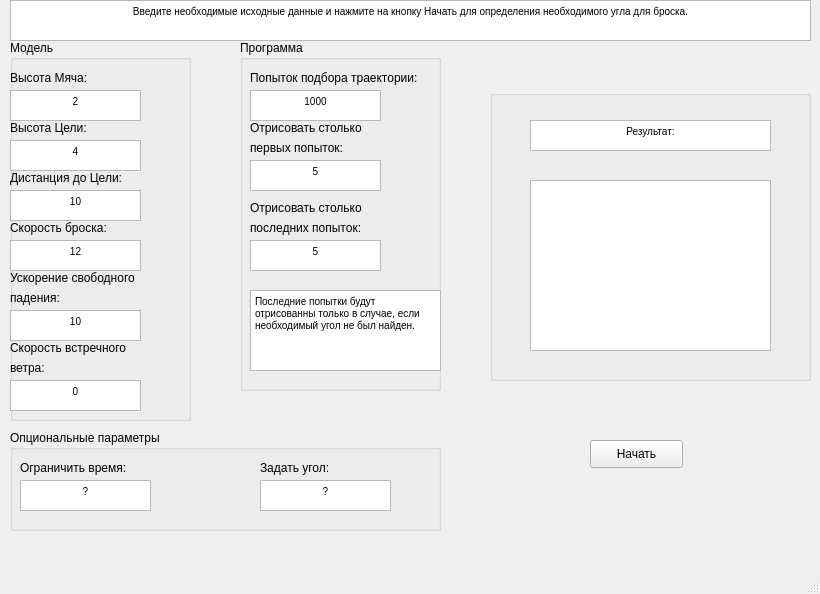
<?xml version="1.0" encoding="UTF-8"?>
<ui version="4.0">
 <class>MainWindow</class>
 <widget class="QMainWindow" name="MainWindow">
  <property name="geometry">
   <rect>
    <x>0</x>
    <y>0</y>
    <width>820</width>
    <height>594</height>
   </rect>
  </property>
  <property name="windowTitle">
   <string>Математическая модель</string>
  </property>
  <widget class="QWidget" name="centralwidget">
   <widget class="QTextBrowser" name="textBrowser">
    <property name="geometry">
     <rect>
      <x>10</x>
      <y>0</y>
      <width>801</width>
      <height>41</height>
     </rect>
    </property>
    <property name="html">
     <string>&lt;!DOCTYPE HTML PUBLIC &quot;-//W3C//DTD HTML 4.0//EN&quot; &quot;http://www.w3.org/TR/REC-html40/strict.dtd&quot;&gt;
&lt;html&gt;&lt;head&gt;&lt;meta name=&quot;qrichtext&quot; content=&quot;1&quot; /&gt;&lt;style type=&quot;text/css&quot;&gt;
p, li { white-space: pre-wrap; }
&lt;/style&gt;&lt;/head&gt;&lt;body style=&quot; font-family:'MS Shell Dlg 2'; font-size:7.8pt; font-weight:400; font-style:normal;&quot;&gt;
&lt;p align=&quot;center&quot; style=&quot; margin-top:0px; margin-bottom:0px; margin-left:0px; margin-right:0px; -qt-block-indent:0; text-indent:0px;&quot;&gt;Введите необходимые исходные данные и нажмите на кнопку Начать для определения необходимого угла для броска.&lt;/p&gt;&lt;/body&gt;&lt;/html&gt;</string>
    </property>
   </widget>
   <widget class="QPushButton" name="pushButton">
    <property name="geometry">
     <rect>
      <x>590</x>
      <y>440</y>
      <width>93</width>
      <height>28</height>
     </rect>
    </property>
    <property name="text">
     <string>Начать</string>
    </property>
   </widget>
   <widget class="QGroupBox" name="groupBox">
    <property name="geometry">
     <rect>
      <x>10</x>
      <y>40</y>
      <width>181</width>
      <height>381</height>
     </rect>
    </property>
    <property name="title">
     <string>Модель</string>
    </property>
    <widget class="QTextEdit" name="textEdit_BallHeight">
     <property name="geometry">
      <rect>
       <x>0</x>
       <y>50</y>
       <width>131</width>
       <height>31</height>
      </rect>
     </property>
     <property name="html">
      <string>&lt;!DOCTYPE HTML PUBLIC &quot;-//W3C//DTD HTML 4.0//EN&quot; &quot;http://www.w3.org/TR/REC-html40/strict.dtd&quot;&gt;
&lt;html&gt;&lt;head&gt;&lt;meta name=&quot;qrichtext&quot; content=&quot;1&quot; /&gt;&lt;style type=&quot;text/css&quot;&gt;
p, li { white-space: pre-wrap; }
&lt;/style&gt;&lt;/head&gt;&lt;body style=&quot; font-family:'MS Shell Dlg 2'; font-size:7.8pt; font-weight:400; font-style:normal;&quot;&gt;
&lt;p align=&quot;center&quot; style=&quot; margin-top:0px; margin-bottom:0px; margin-left:0px; margin-right:0px; -qt-block-indent:0; text-indent:0px;&quot;&gt;2&lt;/p&gt;&lt;/body&gt;&lt;/html&gt;</string>
     </property>
    </widget>
    <widget class="QLabel" name="label">
     <property name="geometry">
      <rect>
       <x>0</x>
       <y>30</y>
       <width>91</width>
       <height>16</height>
      </rect>
     </property>
     <property name="text">
      <string>Высота Мяча:</string>
     </property>
    </widget>
    <widget class="QLabel" name="label_2">
     <property name="geometry">
      <rect>
       <x>0</x>
       <y>80</y>
       <width>91</width>
       <height>16</height>
      </rect>
     </property>
     <property name="text">
      <string>Высота Цели:</string>
     </property>
    </widget>
    <widget class="QTextEdit" name="textEdit_TargetHeight">
     <property name="geometry">
      <rect>
       <x>0</x>
       <y>100</y>
       <width>131</width>
       <height>31</height>
      </rect>
     </property>
     <property name="html">
      <string>&lt;!DOCTYPE HTML PUBLIC &quot;-//W3C//DTD HTML 4.0//EN&quot; &quot;http://www.w3.org/TR/REC-html40/strict.dtd&quot;&gt;
&lt;html&gt;&lt;head&gt;&lt;meta name=&quot;qrichtext&quot; content=&quot;1&quot; /&gt;&lt;style type=&quot;text/css&quot;&gt;
p, li { white-space: pre-wrap; }
&lt;/style&gt;&lt;/head&gt;&lt;body style=&quot; font-family:'MS Shell Dlg 2'; font-size:7.8pt; font-weight:400; font-style:normal;&quot;&gt;
&lt;p align=&quot;center&quot; style=&quot; margin-top:0px; margin-bottom:0px; margin-left:0px; margin-right:0px; -qt-block-indent:0; text-indent:0px;&quot;&gt;4&lt;/p&gt;&lt;/body&gt;&lt;/html&gt;</string>
     </property>
    </widget>
    <widget class="QLabel" name="label_3">
     <property name="geometry">
      <rect>
       <x>0</x>
       <y>130</y>
       <width>131</width>
       <height>16</height>
      </rect>
     </property>
     <property name="text">
      <string>Дистанция до Цели:</string>
     </property>
    </widget>
    <widget class="QTextEdit" name="textEdit_TargetDistance">
     <property name="geometry">
      <rect>
       <x>0</x>
       <y>150</y>
       <width>131</width>
       <height>31</height>
      </rect>
     </property>
     <property name="html">
      <string>&lt;!DOCTYPE HTML PUBLIC &quot;-//W3C//DTD HTML 4.0//EN&quot; &quot;http://www.w3.org/TR/REC-html40/strict.dtd&quot;&gt;
&lt;html&gt;&lt;head&gt;&lt;meta name=&quot;qrichtext&quot; content=&quot;1&quot; /&gt;&lt;style type=&quot;text/css&quot;&gt;
p, li { white-space: pre-wrap; }
&lt;/style&gt;&lt;/head&gt;&lt;body style=&quot; font-family:'MS Shell Dlg 2'; font-size:7.8pt; font-weight:400; font-style:normal;&quot;&gt;
&lt;p align=&quot;center&quot; style=&quot; margin-top:0px; margin-bottom:0px; margin-left:0px; margin-right:0px; -qt-block-indent:0; text-indent:0px;&quot;&gt;10&lt;/p&gt;&lt;/body&gt;&lt;/html&gt;</string>
     </property>
    </widget>
    <widget class="QLabel" name="label_4">
     <property name="geometry">
      <rect>
       <x>0</x>
       <y>180</y>
       <width>111</width>
       <height>16</height>
      </rect>
     </property>
     <property name="text">
      <string>Скорость броска:</string>
     </property>
    </widget>
    <widget class="QTextEdit" name="textEdit_Speed">
     <property name="geometry">
      <rect>
       <x>0</x>
       <y>200</y>
       <width>131</width>
       <height>31</height>
      </rect>
     </property>
     <property name="html">
      <string>&lt;!DOCTYPE HTML PUBLIC &quot;-//W3C//DTD HTML 4.0//EN&quot; &quot;http://www.w3.org/TR/REC-html40/strict.dtd&quot;&gt;
&lt;html&gt;&lt;head&gt;&lt;meta name=&quot;qrichtext&quot; content=&quot;1&quot; /&gt;&lt;style type=&quot;text/css&quot;&gt;
p, li { white-space: pre-wrap; }
&lt;/style&gt;&lt;/head&gt;&lt;body style=&quot; font-family:'MS Shell Dlg 2'; font-size:7.8pt; font-weight:400; font-style:normal;&quot;&gt;
&lt;p align=&quot;center&quot; style=&quot; margin-top:0px; margin-bottom:0px; margin-left:0px; margin-right:0px; -qt-block-indent:0; text-indent:0px;&quot;&gt;12&lt;/p&gt;&lt;/body&gt;&lt;/html&gt;</string>
     </property>
    </widget>
    <widget class="QLabel" name="label_5">
     <property name="geometry">
      <rect>
       <x>0</x>
       <y>230</y>
       <width>171</width>
       <height>16</height>
      </rect>
     </property>
     <property name="text">
      <string>Ускорение свободного</string>
     </property>
    </widget>
    <widget class="QTextEdit" name="textEdit_G">
     <property name="geometry">
      <rect>
       <x>0</x>
       <y>270</y>
       <width>131</width>
       <height>31</height>
      </rect>
     </property>
     <property name="html">
      <string>&lt;!DOCTYPE HTML PUBLIC &quot;-//W3C//DTD HTML 4.0//EN&quot; &quot;http://www.w3.org/TR/REC-html40/strict.dtd&quot;&gt;
&lt;html&gt;&lt;head&gt;&lt;meta name=&quot;qrichtext&quot; content=&quot;1&quot; /&gt;&lt;style type=&quot;text/css&quot;&gt;
p, li { white-space: pre-wrap; }
&lt;/style&gt;&lt;/head&gt;&lt;body style=&quot; font-family:'MS Shell Dlg 2'; font-size:7.8pt; font-weight:400; font-style:normal;&quot;&gt;
&lt;p align=&quot;center&quot; style=&quot; margin-top:0px; margin-bottom:0px; margin-left:0px; margin-right:0px; -qt-block-indent:0; text-indent:0px;&quot;&gt;10&lt;/p&gt;&lt;/body&gt;&lt;/html&gt;</string>
     </property>
    </widget>
    <widget class="QLabel" name="label_7">
     <property name="geometry">
      <rect>
       <x>0</x>
       <y>250</y>
       <width>171</width>
       <height>16</height>
      </rect>
     </property>
     <property name="text">
      <string>падения:</string>
     </property>
    </widget>
    <widget class="QTextEdit" name="textEdit_Wind">
     <property name="geometry">
      <rect>
       <x>0</x>
       <y>340</y>
       <width>131</width>
       <height>31</height>
      </rect>
     </property>
     <property name="html">
      <string>&lt;!DOCTYPE HTML PUBLIC &quot;-//W3C//DTD HTML 4.0//EN&quot; &quot;http://www.w3.org/TR/REC-html40/strict.dtd&quot;&gt;
&lt;html&gt;&lt;head&gt;&lt;meta name=&quot;qrichtext&quot; content=&quot;1&quot; /&gt;&lt;style type=&quot;text/css&quot;&gt;
p, li { white-space: pre-wrap; }
&lt;/style&gt;&lt;/head&gt;&lt;body style=&quot; font-family:'MS Shell Dlg 2'; font-size:7.8pt; font-weight:400; font-style:normal;&quot;&gt;
&lt;p align=&quot;center&quot; style=&quot; margin-top:0px; margin-bottom:0px; margin-left:0px; margin-right:0px; -qt-block-indent:0; text-indent:0px;&quot;&gt;0&lt;/p&gt;&lt;/body&gt;&lt;/html&gt;</string>
     </property>
    </widget>
    <widget class="QLabel" name="label_13">
     <property name="geometry">
      <rect>
       <x>0</x>
       <y>300</y>
       <width>131</width>
       <height>16</height>
      </rect>
     </property>
     <property name="text">
      <string>Скорость встречного</string>
     </property>
    </widget>
    <widget class="QLabel" name="label_15">
     <property name="geometry">
      <rect>
       <x>0</x>
       <y>320</y>
       <width>131</width>
       <height>16</height>
      </rect>
     </property>
     <property name="text">
      <string>ветра:</string>
     </property>
    </widget>
   </widget>
   <widget class="QGroupBox" name="groupBox_2">
    <property name="geometry">
     <rect>
      <x>240</x>
      <y>40</y>
      <width>201</width>
      <height>351</height>
     </rect>
    </property>
    <property name="title">
     <string>Программа</string>
    </property>
    <widget class="QTextEdit" name="textEdit_TriesRestriction">
     <property name="geometry">
      <rect>
       <x>10</x>
       <y>50</y>
       <width>131</width>
       <height>31</height>
      </rect>
     </property>
     <property name="html">
      <string>&lt;!DOCTYPE HTML PUBLIC &quot;-//W3C//DTD HTML 4.0//EN&quot; &quot;http://www.w3.org/TR/REC-html40/strict.dtd&quot;&gt;
&lt;html&gt;&lt;head&gt;&lt;meta name=&quot;qrichtext&quot; content=&quot;1&quot; /&gt;&lt;style type=&quot;text/css&quot;&gt;
p, li { white-space: pre-wrap; }
&lt;/style&gt;&lt;/head&gt;&lt;body style=&quot; font-family:'MS Shell Dlg 2'; font-size:7.8pt; font-weight:400; font-style:normal;&quot;&gt;
&lt;p align=&quot;center&quot; style=&quot; margin-top:0px; margin-bottom:0px; margin-left:0px; margin-right:0px; -qt-block-indent:0; text-indent:0px;&quot;&gt;1000&lt;/p&gt;&lt;/body&gt;&lt;/html&gt;</string>
     </property>
    </widget>
    <widget class="QLabel" name="label_6">
     <property name="geometry">
      <rect>
       <x>10</x>
       <y>30</y>
       <width>191</width>
       <height>16</height>
      </rect>
     </property>
     <property name="text">
      <string>Попыток подбора траектории:</string>
     </property>
    </widget>
    <widget class="QLabel" name="label_8">
     <property name="geometry">
      <rect>
       <x>10</x>
       <y>80</y>
       <width>191</width>
       <height>16</height>
      </rect>
     </property>
     <property name="text">
      <string>Отрисовать столько </string>
     </property>
    </widget>
    <widget class="QTextEdit" name="textEdit_DrawFirst">
     <property name="geometry">
      <rect>
       <x>10</x>
       <y>120</y>
       <width>131</width>
       <height>31</height>
      </rect>
     </property>
     <property name="html">
      <string>&lt;!DOCTYPE HTML PUBLIC &quot;-//W3C//DTD HTML 4.0//EN&quot; &quot;http://www.w3.org/TR/REC-html40/strict.dtd&quot;&gt;
&lt;html&gt;&lt;head&gt;&lt;meta name=&quot;qrichtext&quot; content=&quot;1&quot; /&gt;&lt;style type=&quot;text/css&quot;&gt;
p, li { white-space: pre-wrap; }
&lt;/style&gt;&lt;/head&gt;&lt;body style=&quot; font-family:'MS Shell Dlg 2'; font-size:7.8pt; font-weight:400; font-style:normal;&quot;&gt;
&lt;p align=&quot;center&quot; style=&quot; margin-top:0px; margin-bottom:0px; margin-left:0px; margin-right:0px; -qt-block-indent:0; text-indent:0px;&quot;&gt;5&lt;/p&gt;&lt;/body&gt;&lt;/html&gt;</string>
     </property>
    </widget>
    <widget class="QLabel" name="label_9">
     <property name="geometry">
      <rect>
       <x>10</x>
       <y>100</y>
       <width>191</width>
       <height>16</height>
      </rect>
     </property>
     <property name="text">
      <string>первых попыток:</string>
     </property>
    </widget>
    <widget class="QLabel" name="label_11">
     <property name="geometry">
      <rect>
       <x>10</x>
       <y>160</y>
       <width>191</width>
       <height>16</height>
      </rect>
     </property>
     <property name="text">
      <string>Отрисовать столько </string>
     </property>
    </widget>
    <widget class="QTextEdit" name="textEdit_DrawLast">
     <property name="geometry">
      <rect>
       <x>10</x>
       <y>200</y>
       <width>131</width>
       <height>31</height>
      </rect>
     </property>
     <property name="html">
      <string>&lt;!DOCTYPE HTML PUBLIC &quot;-//W3C//DTD HTML 4.0//EN&quot; &quot;http://www.w3.org/TR/REC-html40/strict.dtd&quot;&gt;
&lt;html&gt;&lt;head&gt;&lt;meta name=&quot;qrichtext&quot; content=&quot;1&quot; /&gt;&lt;style type=&quot;text/css&quot;&gt;
p, li { white-space: pre-wrap; }
&lt;/style&gt;&lt;/head&gt;&lt;body style=&quot; font-family:'MS Shell Dlg 2'; font-size:7.8pt; font-weight:400; font-style:normal;&quot;&gt;
&lt;p align=&quot;center&quot; style=&quot; margin-top:0px; margin-bottom:0px; margin-left:0px; margin-right:0px; -qt-block-indent:0; text-indent:0px;&quot;&gt;5&lt;/p&gt;&lt;/body&gt;&lt;/html&gt;</string>
     </property>
    </widget>
    <widget class="QLabel" name="label_10">
     <property name="geometry">
      <rect>
       <x>10</x>
       <y>180</y>
       <width>191</width>
       <height>16</height>
      </rect>
     </property>
     <property name="text">
      <string>последних попыток:</string>
     </property>
    </widget>
    <widget class="QTextBrowser" name="textBrowser_2">
     <property name="geometry">
      <rect>
       <x>10</x>
       <y>250</y>
       <width>191</width>
       <height>81</height>
      </rect>
     </property>
     <property name="html">
      <string>&lt;!DOCTYPE HTML PUBLIC &quot;-//W3C//DTD HTML 4.0//EN&quot; &quot;http://www.w3.org/TR/REC-html40/strict.dtd&quot;&gt;
&lt;html&gt;&lt;head&gt;&lt;meta name=&quot;qrichtext&quot; content=&quot;1&quot; /&gt;&lt;style type=&quot;text/css&quot;&gt;
p, li { white-space: pre-wrap; }
&lt;/style&gt;&lt;/head&gt;&lt;body style=&quot; font-family:'MS Shell Dlg 2'; font-size:7.8pt; font-weight:400; font-style:normal;&quot;&gt;
&lt;p style=&quot; margin-top:0px; margin-bottom:0px; margin-left:0px; margin-right:0px; -qt-block-indent:0; text-indent:0px;&quot;&gt;Последние попытки будут отрисованны только в случае, если необходимый угол не был найден.&lt;/p&gt;&lt;/body&gt;&lt;/html&gt;</string>
     </property>
    </widget>
   </widget>
   <widget class="QGroupBox" name="groupBox_3">
    <property name="geometry">
     <rect>
      <x>490</x>
      <y>90</y>
      <width>321</width>
      <height>291</height>
     </rect>
    </property>
    <property name="title">
     <string/>
    </property>
    <widget class="QTextBrowser" name="textBrowser_3">
     <property name="geometry">
      <rect>
       <x>40</x>
       <y>30</y>
       <width>241</width>
       <height>31</height>
      </rect>
     </property>
     <property name="html">
      <string>&lt;!DOCTYPE HTML PUBLIC &quot;-//W3C//DTD HTML 4.0//EN&quot; &quot;http://www.w3.org/TR/REC-html40/strict.dtd&quot;&gt;
&lt;html&gt;&lt;head&gt;&lt;meta name=&quot;qrichtext&quot; content=&quot;1&quot; /&gt;&lt;style type=&quot;text/css&quot;&gt;
p, li { white-space: pre-wrap; }
&lt;/style&gt;&lt;/head&gt;&lt;body style=&quot; font-family:'MS Shell Dlg 2'; font-size:7.8pt; font-weight:400; font-style:normal;&quot;&gt;
&lt;p align=&quot;center&quot; style=&quot; margin-top:0px; margin-bottom:0px; margin-left:0px; margin-right:0px; -qt-block-indent:0; text-indent:0px;&quot;&gt;Результат:&lt;/p&gt;&lt;/body&gt;&lt;/html&gt;</string>
     </property>
    </widget>
    <widget class="QTextBrowser" name="textBrowser_Result">
     <property name="geometry">
      <rect>
       <x>40</x>
       <y>90</y>
       <width>241</width>
       <height>171</height>
      </rect>
     </property>
     <property name="html">
      <string>&lt;!DOCTYPE HTML PUBLIC &quot;-//W3C//DTD HTML 4.0//EN&quot; &quot;http://www.w3.org/TR/REC-html40/strict.dtd&quot;&gt;
&lt;html&gt;&lt;head&gt;&lt;meta name=&quot;qrichtext&quot; content=&quot;1&quot; /&gt;&lt;style type=&quot;text/css&quot;&gt;
p, li { white-space: pre-wrap; }
&lt;/style&gt;&lt;/head&gt;&lt;body style=&quot; font-family:'MS Shell Dlg 2'; font-size:7.8pt; font-weight:400; font-style:normal;&quot;&gt;
&lt;p style=&quot;-qt-paragraph-type:empty; margin-top:0px; margin-bottom:0px; margin-left:0px; margin-right:0px; -qt-block-indent:0; text-indent:0px;&quot;&gt;&lt;br /&gt;&lt;/p&gt;&lt;/body&gt;&lt;/html&gt;</string>
     </property>
    </widget>
   </widget>
   <widget class="QGroupBox" name="groupBox_4">
    <property name="geometry">
     <rect>
      <x>10</x>
      <y>430</y>
      <width>431</width>
      <height>101</height>
     </rect>
    </property>
    <property name="title">
     <string>Опциональные параметры</string>
    </property>
    <widget class="QLabel" name="label_14">
     <property name="geometry">
      <rect>
       <x>10</x>
       <y>30</y>
       <width>171</width>
       <height>16</height>
      </rect>
     </property>
     <property name="text">
      <string>Ограничить время:</string>
     </property>
    </widget>
    <widget class="QTextEdit" name="textEdit_TimeRestriction">
     <property name="geometry">
      <rect>
       <x>10</x>
       <y>50</y>
       <width>131</width>
       <height>31</height>
      </rect>
     </property>
     <property name="html">
      <string>&lt;!DOCTYPE HTML PUBLIC &quot;-//W3C//DTD HTML 4.0//EN&quot; &quot;http://www.w3.org/TR/REC-html40/strict.dtd&quot;&gt;
&lt;html&gt;&lt;head&gt;&lt;meta name=&quot;qrichtext&quot; content=&quot;1&quot; /&gt;&lt;style type=&quot;text/css&quot;&gt;
p, li { white-space: pre-wrap; }
&lt;/style&gt;&lt;/head&gt;&lt;body style=&quot; font-family:'MS Shell Dlg 2'; font-size:7.8pt; font-weight:400; font-style:normal;&quot;&gt;
&lt;p align=&quot;center&quot; style=&quot; margin-top:0px; margin-bottom:0px; margin-left:0px; margin-right:0px; -qt-block-indent:0; text-indent:0px;&quot;&gt;?&lt;/p&gt;&lt;/body&gt;&lt;/html&gt;</string>
     </property>
    </widget>
    <widget class="QTextEdit" name="textEdit_ALPHA">
     <property name="geometry">
      <rect>
       <x>250</x>
       <y>50</y>
       <width>131</width>
       <height>31</height>
      </rect>
     </property>
     <property name="html">
      <string>&lt;!DOCTYPE HTML PUBLIC &quot;-//W3C//DTD HTML 4.0//EN&quot; &quot;http://www.w3.org/TR/REC-html40/strict.dtd&quot;&gt;
&lt;html&gt;&lt;head&gt;&lt;meta name=&quot;qrichtext&quot; content=&quot;1&quot; /&gt;&lt;style type=&quot;text/css&quot;&gt;
p, li { white-space: pre-wrap; }
&lt;/style&gt;&lt;/head&gt;&lt;body style=&quot; font-family:'MS Shell Dlg 2'; font-size:7.8pt; font-weight:400; font-style:normal;&quot;&gt;
&lt;p align=&quot;center&quot; style=&quot; margin-top:0px; margin-bottom:0px; margin-left:0px; margin-right:0px; -qt-block-indent:0; text-indent:0px;&quot;&gt;?&lt;/p&gt;&lt;/body&gt;&lt;/html&gt;</string>
     </property>
    </widget>
    <widget class="QLabel" name="label_12">
     <property name="geometry">
      <rect>
       <x>250</x>
       <y>30</y>
       <width>171</width>
       <height>16</height>
      </rect>
     </property>
     <property name="text">
      <string>Задать угол:</string>
     </property>
    </widget>
   </widget>
  </widget>
  <widget class="QMenuBar" name="menubar">
   <property name="geometry">
    <rect>
     <x>0</x>
     <y>0</y>
     <width>820</width>
     <height>26</height>
    </rect>
   </property>
  </widget>
  <widget class="QStatusBar" name="statusbar"/>
 </widget>
 <resources/>
 <connections/>
</ui>
